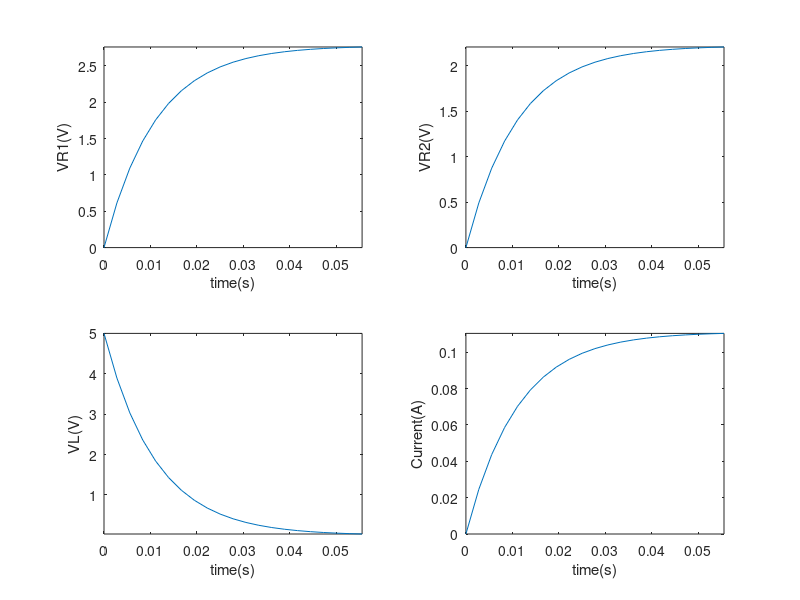
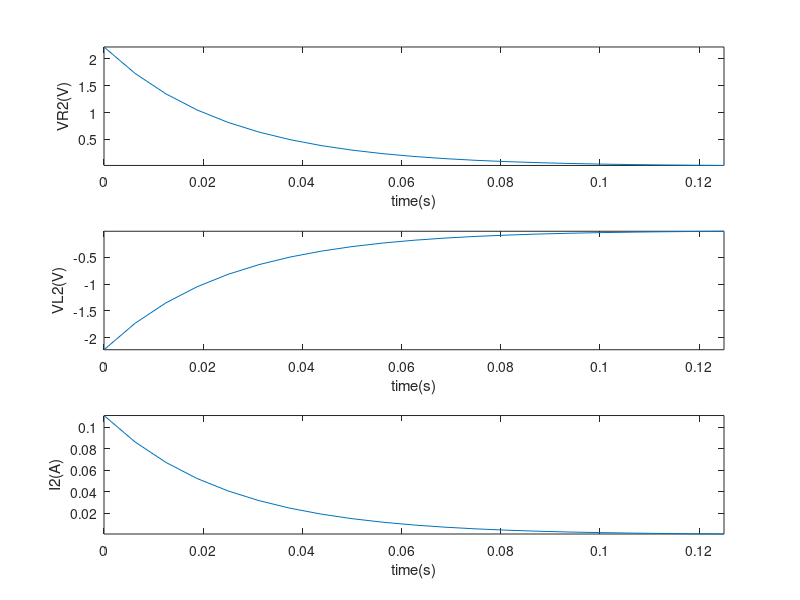
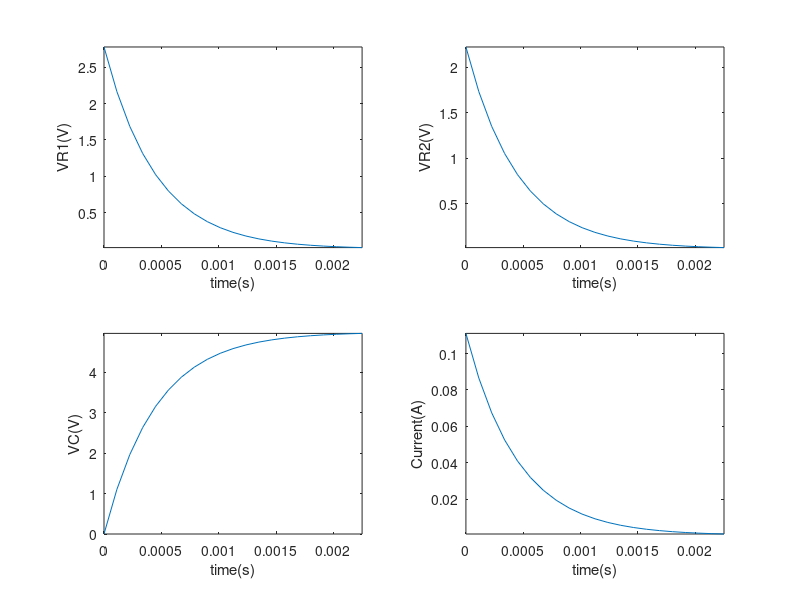
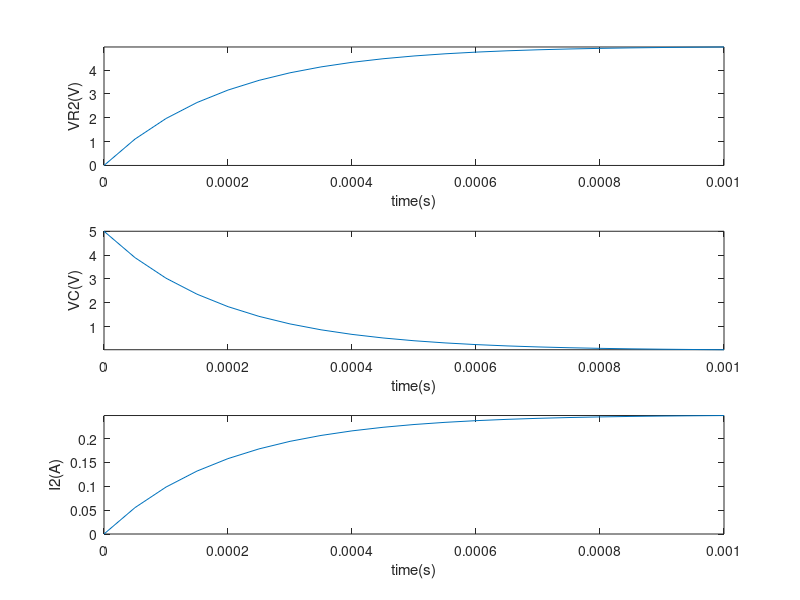

MATLAB code for these plots, in order:
clear all;
R1 = 25;
R2 = 20;
L = 0.5;
V = 5;
C = 10^(-5);
tau = L/(R1 + R2);
t = 0:tau/4:5*tau;
VR1inf = V*(R1)/(R1+R2);
VR2inf = V*(R2)/(R1+R2);
VLinf = 0;
VR1zr = 0;
VR2zr = 0;
VLzr = V;
VR1 = VR1inf + (VR1zr - VR1inf)*exp(-t/tau);
VR2 = VR2inf + (VR2zr - VR2inf)*exp(-t/tau);
VL = VLinf + (VLzr - VLinf)*exp(-t/tau);
iLinf = V/(R1 + R2);
iLzr = 0;
iL = iLinf + (iLzr - iLinf)*exp(-t/tau);
figure;
title('Switch in Position-1');
subplot(2,2,1);
plot(t, VR1);
axis tight;
xlabel('time(s)');
ylabel('VR1(V)');
subplot(2,2,2);
plot(t, VR2);
axis tight;
xlabel('time(s)');
ylabel('VR2(V)');
subplot(2,2,3);
plot(t, VL);
axis tight;
xlabel('time(s)');
ylabel('VL(V)');
subplot(2,2,4);
plot(t, iL);
axis tight;
xlabel('time(s)');
ylabel('Current(A)');
axis('tight');
%Switch in Position-2
VLzr2 = -VLinf;
iLzr2 = iLinf;
iLinf2 = 0;
tau1 = L/R2;
t = 0:tau1/4:5*tau1;
i2 = iLinf2 + (iLzr2 - iLinf2)*exp(-t/tau1);
VR2_2 = i2*R2;
VL2 = -VR2_2;
figure;
title('Switch in Position-2');
subplot(3,1,1);
plot(t, VR2_2);
axis tight;
xlabel('time(s)');
ylabel('VR2(V)');
subplot(3,1,2);
plot(t, VL2);
axis tight;
xlabel('time(s)');
ylabel('VL2(V)');
subplot(3,1,3);
plot(t, i2);
axis tight;
xlabel('time(s)');
ylabel('I2(A)');
axis('tight');
%Capacitor
tau = C*(R1 + R2);
t = 0:tau/4:5*tau;
iCzr = V/(R1 + R2);
iCinf = 0;
VCzr = 0;
VCinf = V;
VR1zr = V*R1/(R1+R2);
VR2zr = V*R2/(R1+R2);
VR1inf = 0;
VR2inf = 0;
VC = VCinf + (VCzr - VCinf)*exp(-t/tau);
iC = iCinf + (iCzr - iCinf)*exp(-t/tau);
VR1 = VR1inf + (VR1zr - VR1inf)*exp(-t/tau);
VR2 = VR2inf + (VR2zr - VR2inf)*exp(-t/tau);
figure;
title('Switch in Position-1, Capacitor Connected');
subplot(2,2,1);
plot(t, VR1);
axis tight;
xlabel('time(s)');
ylabel('VR1(V)');
subplot(2,2,2);
plot(t, VR2);
axis tight;
xlabel('time(s)');
ylabel('VR2(V)');
subplot(2,2,3);
plot(t, VC);
axis tight;
xlabel('time(s)');
ylabel('VC(V)');
subplot(2,2,4);
plot(t, iC);
axis tight;
xlabel('time(s)');
ylabel('Current(A)');
axis('tight');
VCzr2 = VCinf;
VCinf2 = 0;
iCzr2 = 0;
iCinf2 = VCzr2/R2;
tau1 = C*R2;
t = 0:tau1/4:5*tau1;
iC2 = iCinf2 + (iCzr2 - iCinf2)*exp(-t/tau1);
VR2_2 = iC2*R2;
VC2 = VCinf2 + (VCzr2 - VCinf2)*exp(-t/tau1);
figure;
title('Switch in Position-2, Capacitor connected');
subplot(3,1,1);
plot(t, VR2_2);
axis tight;
xlabel('time(s)');
ylabel('VR2(V)');
subplot(3,1,2);
plot(t, VC2);
axis tight;
xlabel('time(s)');
ylabel('VC(V)');
subplot(3,1,3);
plot(t, iC2);
axis tight;
xlabel('time(s)');
ylabel('I2(A)');
axis('tight');